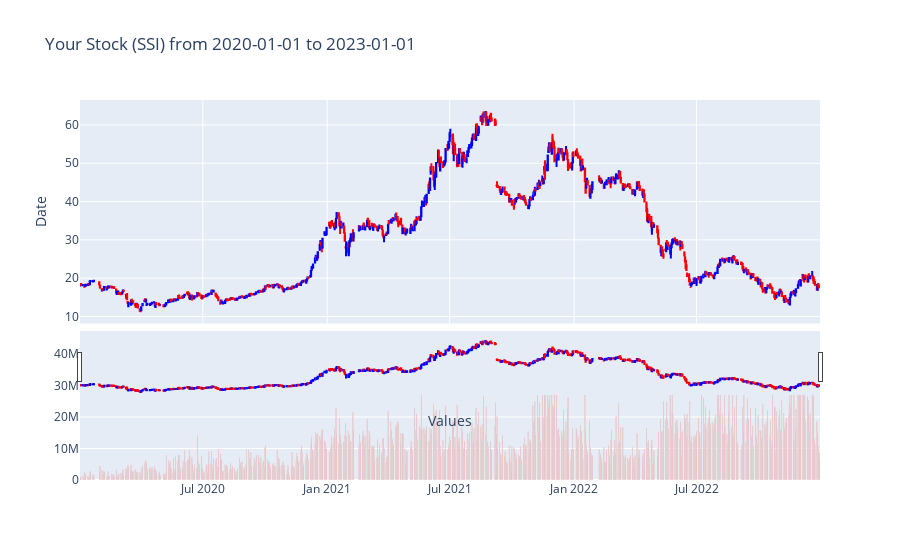

Notebook cell for this chart:
### Markdown cell above
stock_SSI

### Code cell
stock_SSI.stock_infor(5)
stock_SSI.stock_chart()

### Figure 1 — Plotly figure (JSON) as saved in the notebook; plotly's stock layout.template omitted (floating-point values rounded to 4 significant figures; data arrays with more than 128 entries replaced by an {"elided": "..."} marker saying what was removed)
{"data": [{"close": {"elided": "751 float values"}, "decreasing": {"line": {"color": "red"}}, "high": {"elided": "751 float values"}, "increasing": {"line": {"color": "blue"}}, "low": {"elided": "751 float values"}, "open": {"elided": "751 float values"}, "type": "candlestick", "x": {"elided": "751 str values"}, "xaxis": "x", "yaxis": "y"}, {"name": "Volume", "type": "bar", "x": {"elided": "751 str values"}, "xaxis": "x2", "y": {"elided": "751 int values"}, "yaxis": "y2"}], "layout": {"showlegend": false, "title": {"text": "Your Stock (SSI) from 2020-01-01 to 2023-01-01"}, "xaxis": {"anchor": "y", "domain": [0, 1], "matches": "x2", "showticklabels": false, "title": {"text": "Values"}}, "xaxis2": {"anchor": "y2", "domain": [0, 1]}, "yaxis": {"anchor": "x", "domain": [0.412, 1], "title": {"text": "Date"}}, "yaxis2": {"anchor": "x2", "domain": [0, 0.392]}}}
